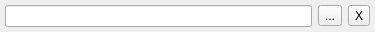
<?xml version="1.0" encoding="UTF-8"?>
<ui version="4.0">
 <class>DirectoryChooserWidget</class>
 <widget class="QWidget" name="DirectoryChooserWidget">
  <property name="geometry">
   <rect>
    <x>0</x>
    <y>0</y>
    <width>375</width>
    <height>32</height>
   </rect>
  </property>
  <property name="windowTitle">
   <string>Form</string>
  </property>
  <layout class="QHBoxLayout" name="horizontalLayout">
   <property name="leftMargin">
    <number>5</number>
   </property>
   <property name="topMargin">
    <number>5</number>
   </property>
   <property name="rightMargin">
    <number>5</number>
   </property>
   <property name="bottomMargin">
    <number>5</number>
   </property>
   <item>
    <widget class="QLineEdit" name="txt_dir"/>
   </item>
   <item>
    <widget class="QToolButton" name="btn_browse">
     <property name="text">
      <string>...</string>
     </property>
    </widget>
   </item>
   <item>
    <widget class="QToolButton" name="btn_remove">
     <property name="text">
      <string>X</string>
     </property>
    </widget>
   </item>
  </layout>
 </widget>
 <resources/>
 <connections>
  <connection>
   <sender>btn_remove</sender>
   <signal>clicked()</signal>
   <receiver>txt_dir</receiver>
   <slot>clear()</slot>
   <hints>
    <hint type="sourcelabel">
     <x>358</x>
     <y>15</y>
    </hint>
    <hint type="destinationlabel">
     <x>153</x>
     <y>15</y>
    </hint>
   </hints>
  </connection>
  <connection>
   <sender>btn_browse</sender>
   <signal>clicked()</signal>
   <receiver>DirectoryChooserWidget</receiver>
   <slot>chooseDirectory()</slot>
   <hints>
    <hint type="sourcelabel">
     <x>325</x>
     <y>15</y>
    </hint>
    <hint type="destinationlabel">
     <x>187</x>
     <y>15</y>
    </hint>
   </hints>
  </connection>
 </connections>
 <slots>
  <slot>chooseDirectory()</slot>
 </slots>
</ui>
